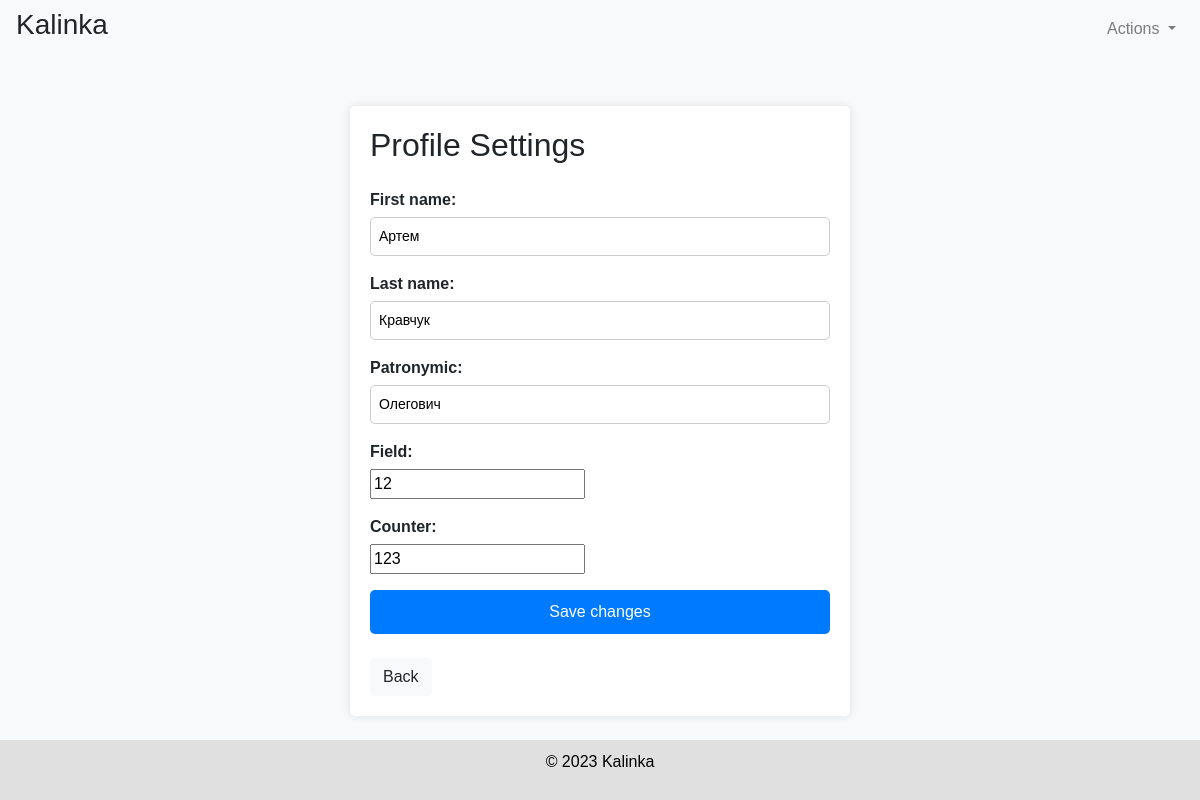
Before: /settings/artem/ (signed in) with the older database file.
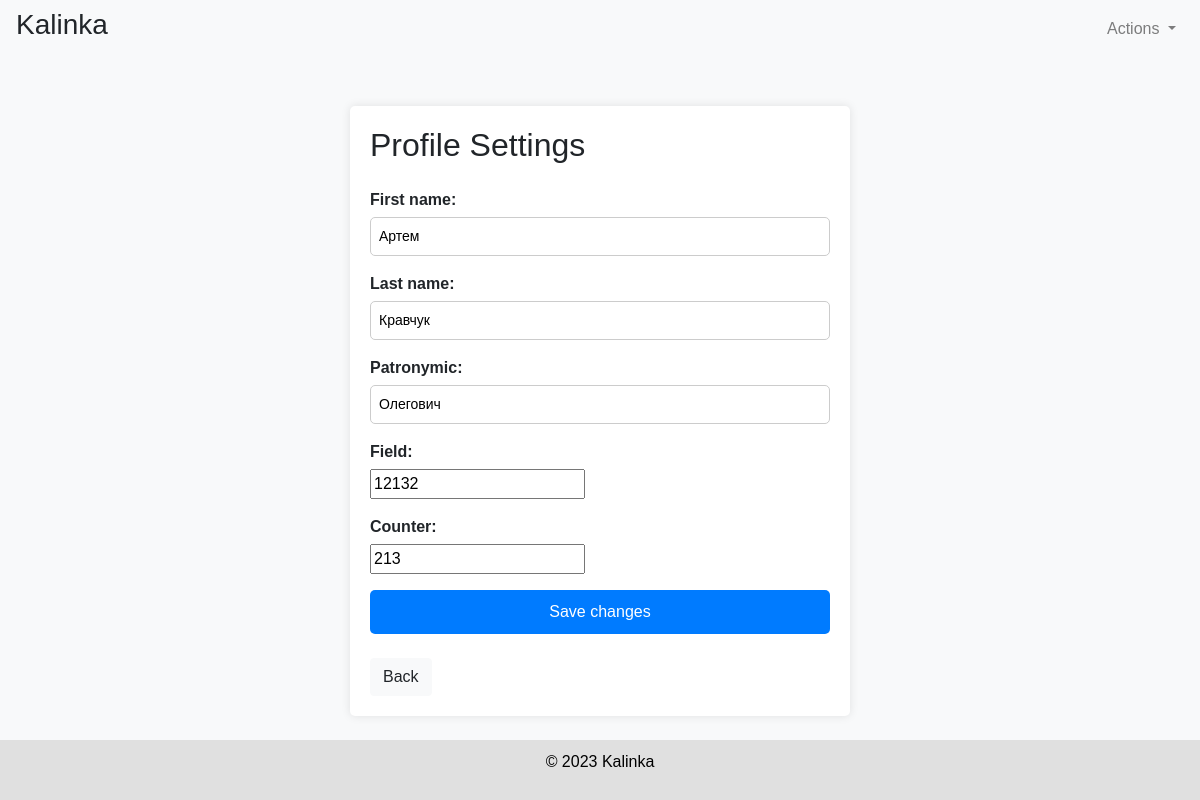
After: the same page with the newer database file.
### vebschet/models.py (models this page shows, shortened)
class UserProfile(models.Model):
    objects = None
    user = models.OneToOneField(User, on_delete=models.CASCADE)
    first_name = models.CharField(max_length=100, null=True, blank=True)
    last_name = models.CharField(max_length=100, null=True, blank=True)
    patronymic = models.CharField(max_length=100, null=True, blank=True)
    field = models.IntegerField(null=True, blank=True)
    counter = models.IntegerField(null=True, blank=True)
    class Meta:
        app_label = 'vebschet'

### vebschet/views.py (the view)
# urls.py: path('settings/<str:username>/', vebschet_views.settings, name='settings'),
@login_required
def settings(request, username):
    user_profile = get_user_profile(request, username)
    if request.method == 'POST':
        form = UserProfileForm(request.POST, instance=user_profile)
        if form.is_valid():
            for field in form.fields:
                if not form.cleaned_data[field]:
                    form.add_error(field, 'This field cannot be empty')
            if not form.errors:
                form.save()
                messages.success(request, 'Profile updated successfully')
                return redirect('counter', username=username)
    else:
        form = UserProfileForm(instance=user_profile)
    return render(request, 'vebschet/settings.html', {'form': form})

### vebschet/forms.py
class UserProfileForm(forms.ModelForm):
    class Meta:
        model = UserProfile
        fields = ['first_name', 'last_name', 'patronymic', 'field', 'counter']

### vebschet/utils.py (called while the page is built)
@login_required
def get_user_profile(request, username):
    if username != request.user.username:
        return redirect('profile', username=request.user.username)
    return request.user.userprofile

### vebschet/templates/vebschet/settings.html (shortened to what this page needs)
{% extends "base_generic.html" %}
{% block content %}
<div class="custom-container my-5">
  <h2 class="mb-4">Profile Settings</h2>
  <form method="POST" class="mb-4">
    {{ form.as_p }}
    <button type="submit" class="btn btn-primary">Save changes</button>
  </form>
  <a href="{% url 'counter' username=request.user.username %}" class="btn btn-light">Back</a>
</div>
{% endblock %}

Changed rows visible on the page:
changed UserProfile "Артем": field "12" → "12132"; counter "123" → "213"
